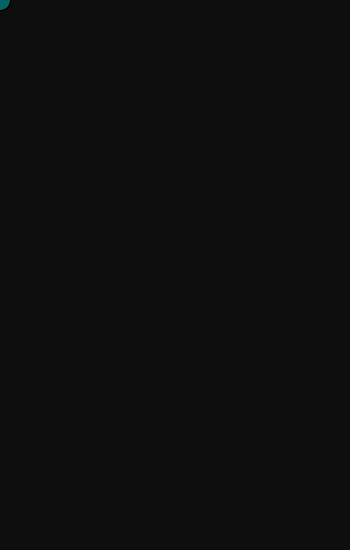
Frame 1 (no input)
Frame 60 (the mouse pressed at the canvas centre just before this capture): blank canvas, image omitted
Frame 120 (the mouse held since frame 60 and released just before this capture): blank canvas, image omitted

The Processing sketch that drew this single still picture (run headless with seeded random() and noise(); from frame 60 on, the mouse is pressed at the canvas centre):

// Processing sketch: processing_92062
// ── processing_92062.pde

int num_of_ellipse = 20;
float [] elX = new float[num_of_ellipse];
float [] elY = new float[num_of_ellipse];
float [] elSpeed = new float[num_of_ellipse];
float gravity = .5;
int currentClick;
void setup() {
  size(350, 550);
}

void draw() {
  background(14);
  for (int i= 0; i < num_of_ellipse; i++) {
     fill(0, 100, map(elY[i], 0, height, 100, 255));
    ellipse(elX[i], elY[i], 20, 20);
    elY[i]+= elSpeed[i];
    elSpeed[i]+= gravity;
  }
}

void mouseDragged() {
  elX[currentClick] = mouseX;
  elY[currentClick]= mouseY;
  elSpeed[currentClick]= -10;
  currentClick+=1;
  if (currentClick >= num_of_ellipse) { 
    currentClick=0;
  }
}
